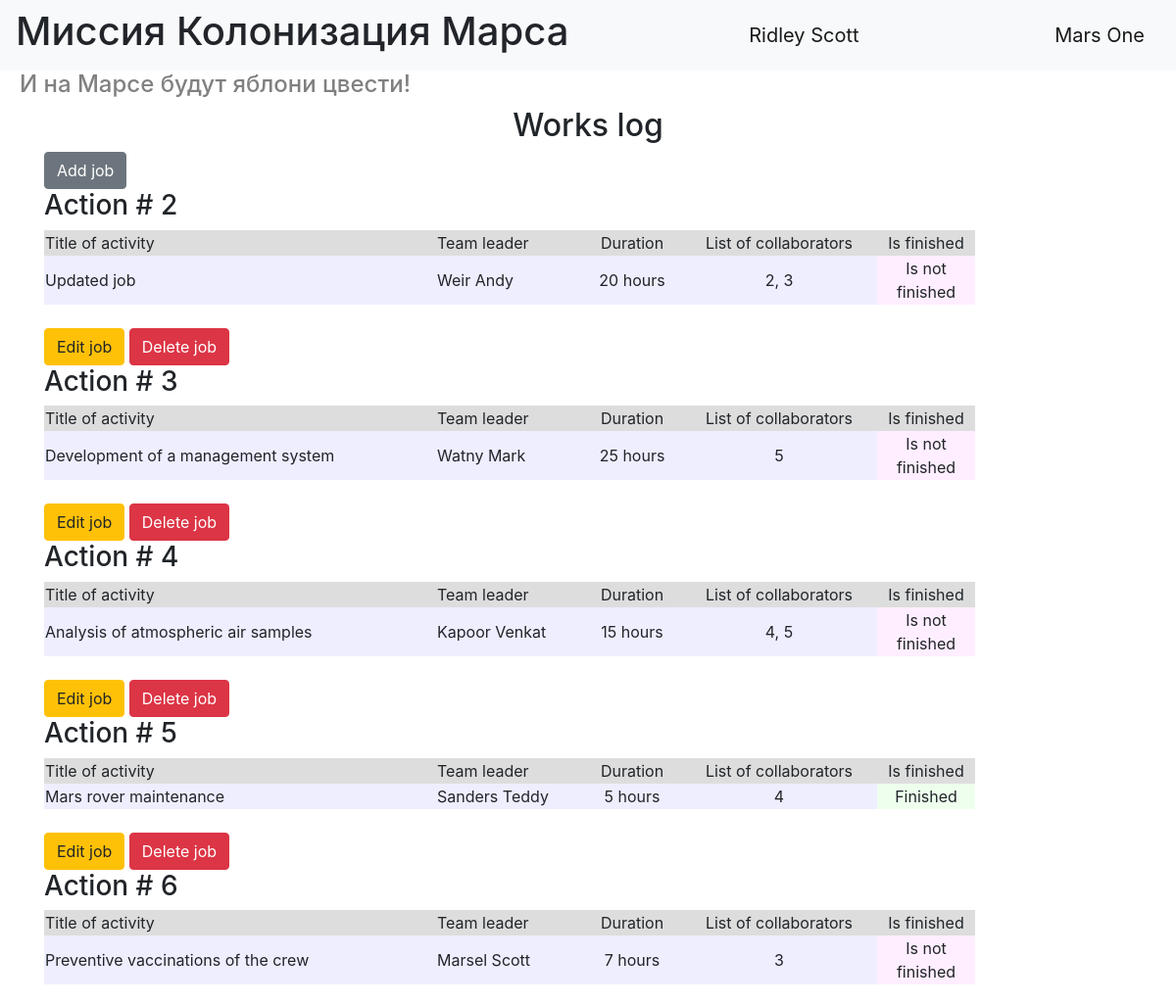
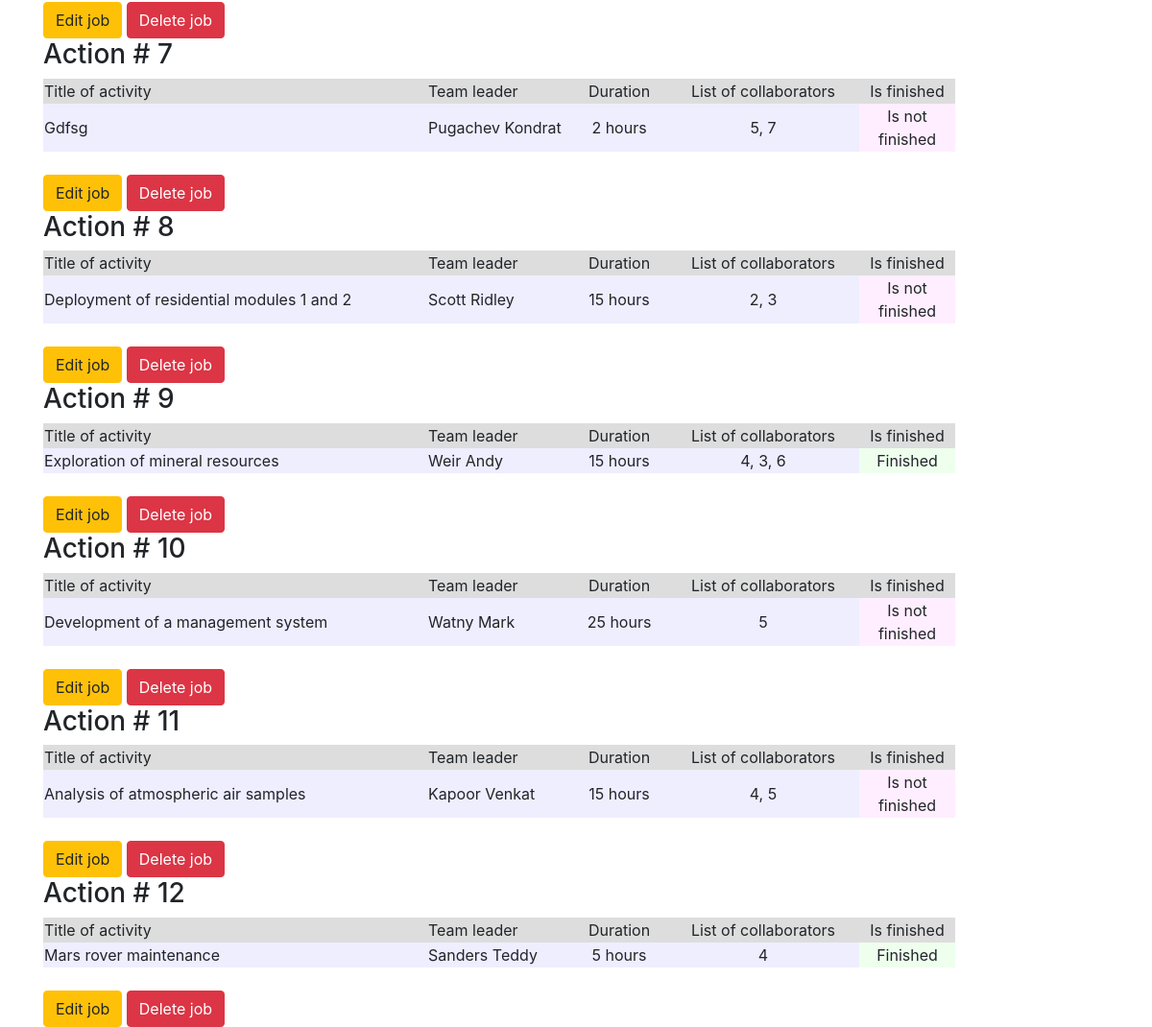
The page / (signed in) on the database its author committed (2 pictures, top to bottom).
### data/users.py (models this page shows, shortened)
class User(SqlAlchemyBase, UserMixin, SerializerMixin):
    __tablename__ = 'users'
    id = sqlalchemy.Column(sqlalchemy.Integer,
                           primary_key=True, autoincrement=True)
    name = sqlalchemy.Column(sqlalchemy.String, nullable=True)
    surname = sqlalchemy.Column(sqlalchemy.String, nullable=True)
    age = sqlalchemy.Column(sqlalchemy.Integer, nullable=True)
    position = sqlalchemy.Column(sqlalchemy.String, nullable=True)
    speciality = sqlalchemy.Column(sqlalchemy.String, nullable=True)
    address = sqlalchemy.Column(sqlalchemy.String, nullable=True)
    email = sqlalchemy.Column(sqlalchemy.String, unique=True, nullable=True)
    hashed_password = sqlalchemy.Column(sqlalchemy.String, nullable=True)
    modified_date = sqlalchemy.Column(sqlalchemy.DateTime, default=datetime.datetime.now)
    jobs = orm.relationship("Jobs", back_populates="user")

### data/jobs.py (models this page shows, shortened)
class Jobs(SqlAlchemyBase, SerializerMixin):
    __tablename__ = 'jobs'
    id = sqlalchemy.Column(sqlalchemy.Integer, primary_key=True, autoincrement=True)
    job = sqlalchemy.Column(sqlalchemy.String, nullable=True)
    work_size = sqlalchemy.Column(sqlalchemy.String, nullable=True, default=0)
    collaborators = sqlalchemy.Column(sqlalchemy.String, nullable=True)
    start_date = sqlalchemy.Column(sqlalchemy.DateTime, default=datetime.datetime.now)
    end_date = sqlalchemy.Column(sqlalchemy.DateTime, default=datetime.datetime.now)
    is_finished = sqlalchemy.Column(sqlalchemy.Boolean, default=True)
    team_leader = sqlalchemy.Column(sqlalchemy.Integer, sqlalchemy.ForeignKey("users.id"))
    user = orm.relationship('User', back_populates="jobs")

### index.py (the view)
@app.route("/")
def index():
    db_sess = db_session.create_session()
    jobs = db_sess.query(Jobs).all()
    users = db_sess.query(User).all()
    names = {name.id: (name.surname, name.name) for name in users}
    return render_template("index.html", jobs=jobs, names=names)

### data/db_session.py (called while the page is built)
def create_session() -> Session:
    global __factory
    return __factory()

### index.py (called while the page is built)
@login_manager.user_loader
def load_user(user_id):
    db_sess = db_session.create_session()
    return db_sess.query(User).get(user_id)

### templates/index.html (shortened to what this page needs)
{% extends "base.html" %}
{% block content %}
<h2 align="center">Works log</h2>
{% if current_user.is_authenticated %}
    <a href="/jobs" class="btn btn-secondary">Add job</a>
{% endif %}
{% for job in jobs %}
<h3>Action # {{ job.id }}</h3>
<div class="table_container">
    <table class="my_table">
        <tr class="my_row">
            <td class="title" width="400px" bgcolor="#dddddd">Title of activity</td>
            <td class="title" width="150px" bgcolor="#dddddd">Team leader</td>
            <td class="title" width="100px" bgcolor="#dddddd" align="center">Duration</td>
            <td class="title" width="200px" bgcolor="#dddddd" align="center">List of collaborators</td>
            <td class="title" width="100px" bgcolor="#dddddd" align="center">Is finished</td>
        </tr>
        <tr class="my_row">
            <td class="ordinary" bgcolor="#eeeeff">{{ job.job.capitalize() if job.job else job.job }}</td>
            <td class="ordinary" bgcolor="#eeeeff">{{ names[job.team_leader][0] }} {{ names[job.team_leader][1] }}</td>
            <td class="ordinary" bgcolor="#eeeeff" align="center">{{ job.work_size }} hours</td>
            <td class="ordinary" bgcolor="#eeeeff" align="center">{{ job.collaborators }}</td>
            {% if job.is_finished %}
            <td class="ordinary" bgcolor="#eeffee" align="center">Finished</td>
            {% else %}
            <td class="ordinary" bgcolor="#ffeeff" align="center">Is not finished</td>
            {% endif %}
        </tr>
    </table>
</div>
<br>
{% if current_user.is_authenticated and (current_user.id == 1 or job.team_leader == current_user.id) %}
    <div>
        <a href="/jobs/{{ job.id }}" class="btn btn-warning">
            Edit job
        </a>
        <a href="/jobs_delete/{{ job.id }}" class="btn btn-danger">
            Delete job
        </a>
    </div>
{% endif %}
{% endfor %}
{% endblock %}

### templates/base.html (shortened to what this page needs)
<!DOCTYPE html>
<html lang="en">
<head>
    <link rel="stylesheet" href="https://stackpath.bootstrapcdn.com/bootstrap/4.4.1/css/bootstrap.min.css">
    <link rel="stylesheet" type="text/css" href="../static/css/style.css" />
</head>
  <body>
    <header>
      <nav class="navbar navbar-light bg-light">
          <h1>Миссия Колонизация Марса</h1>
            {% if current_user.is_authenticated %}
                <a class="navbar-brand" href="/logout">{{ current_user.name }} {{ current_user.surname }}</a>
            {% else %}
            <p>
                <a class="btn btn-primary " href="/register">Зарегистрироваться</a>
                <a class="btn btn-success" href="/login">Войти</a>
            </p>
            {% endif %}
          <a class="navbar-brand" href="/">Mars One</a>
      </nav>
        <h4>И на Марсе будут яблони цвести!</h4>
    </header>
    <main role="main" class="container">
        {% block content %}{% endblock %}
    </main>
  </body>
</html>

### static/css/style.css (style rules this page uses)
h4 { padding-left: 20px; color: grey }

### rows shown on the page
User: name "Ridley", surname "Scott"
Jobs: id "2", job "Updated job", team_leader.surname "Weir", team_leader.name "Andy", work_size "20", collaborators "2, 3", is_finished "Is not finished"
Jobs: id "3", job "Development of a management system", team_leader.surname "Watny", team_leader.name "Mark", work_size "25", collaborators "5", is_finished "Is not finished"
Jobs: id "4", job "Analysis of atmospheric air samples", team_leader.surname "Kapoor", team_leader.name "Venkat", work_size "15", collaborators "4, 5", is_finished "Is not finished"
Jobs: id "5", job "Mars rover maintenance", team_leader.surname "Sanders", team_leader.name "Teddy", work_size "5", collaborators "4", is_finished "Finished"
Jobs: id "6", job "Preventive vaccinations of the crew", team_leader.surname "Marsel", team_leader.name "Scott", work_size "7", collaborators "3", is_finished "Is not finished"
Jobs: id "7", job "Gdfsg", team_leader.surname "Pugachev", team_leader.name "Kondrat", work_size "2", collaborators "5, 7", is_finished "Is not finished"
Jobs: id "8", job "Deployment of residential modules 1 and 2", team_leader.surname "Scott", team_leader.name "Ridley", work_size "15", collaborators "2, 3", is_finished "Is not finished"
Jobs: id "9", job "Exploration of mineral resources", team_leader.surname "Weir", team_leader.name "Andy", work_size "15", collaborators "4, 3, 6", is_finished "Finished"
Jobs: id "10", job "Development of a management system", team_leader.surname "Watny", team_leader.name "Mark", work_size "25", collaborators "5", is_finished "Is not finished"
Jobs: id "11", job "Analysis of atmospheric air samples", team_leader.surname "Kapoor", team_leader.name "Venkat", work_size "15", collaborators "4, 5", is_finished "Is not finished"
Jobs: id "12", job "Mars rover maintenance", team_leader.surname "Sanders", team_leader.name "Teddy", work_size "5", collaborators "4", is_finished "Finished"
